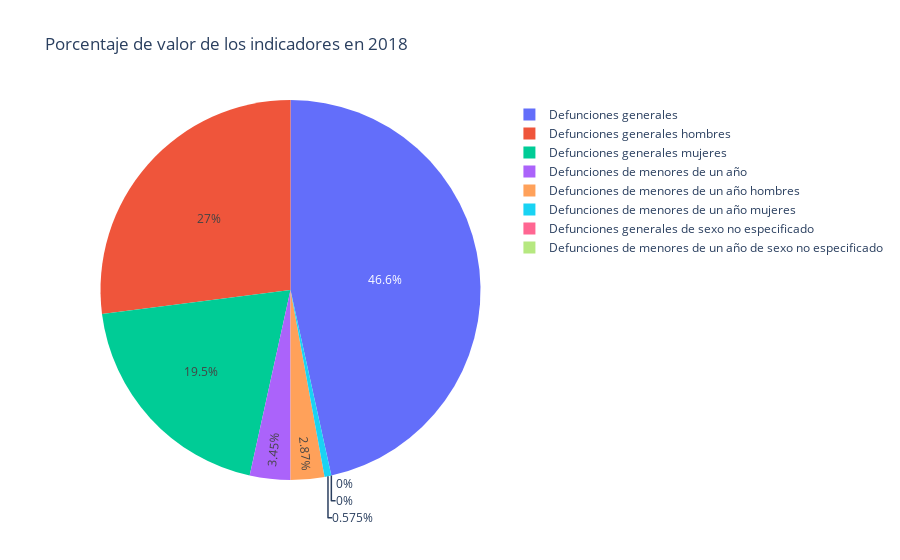

The code cell stored with this chart in its notebook:
### Code cell
df = no_especificado.query("año == 2018")
fig = px.pie(df, values='valor', names='indicador', title='Porcentaje de valor de los indicadores en 2018')
fig.show()

### Figure 1 — Plotly figure (JSON) as saved in the notebook; plotly's stock layout.template omitted (floating-point values rounded to 4 significant figures)
{"data": [{"domain": {"x": [0, 1], "y": [0, 1]}, "hovertemplate": "indicador=%{label}<br>valor=%{value}<extra></extra>", "labels": ["Defunciones generales", "Defunciones generales hombres", "Defunciones generales mujeres", "Defunciones generales de sexo no especificado", "Defunciones de menores de un año", "Defunciones de menores de un año hombres", "Defunciones de menores de un año mujeres", "Defunciones de menores de un año de sexo no especificado"], "legendgroup": "", "name": "", "showlegend": true, "type": "pie", "values": [81, 47, 34, 0, 6, 5, 1, 0]}], "layout": {"legend": {"tracegroupgap": 0}, "title": {"text": "Porcentaje de valor de los indicadores en 2018"}}}
